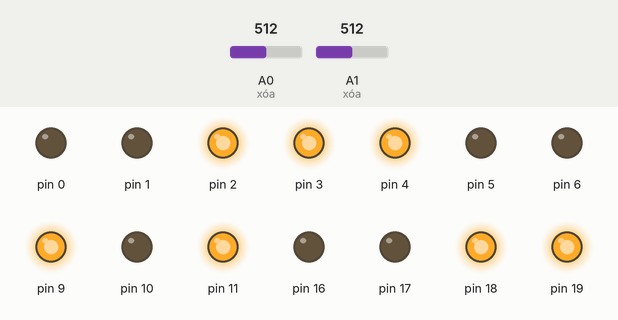
Recording of a sketch running on a simulated Arduino Uno, built with avr-gcc and run on an emulated ATmega328P. Shown: output pins drawn as LEDs (lit = HIGH). Dashed ring = blinking. The inputs (shaded band) are chosen by the test bench; at power-on: A0 (xóa) = 512, A1 (xóa) = 512.

Above: at 1.2 s.
1.3 s: A0 (xóa) set to 329
4.3 s: A0 (xóa) set to 297
At 5.2 s:
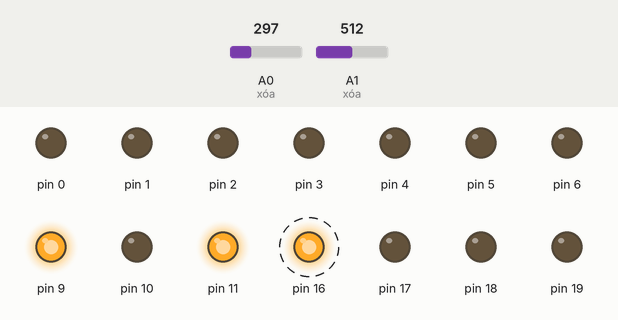
7.3 s: A1 (xóa) set to 321
10.3 s: A1 (xóa) set to 299
At 11.1 s:
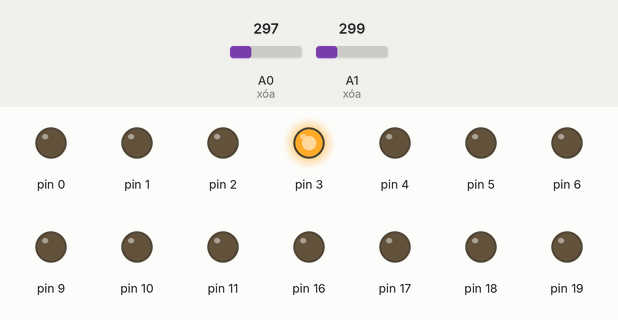
13.3 s: A1 (xóa) set to 511
At 13.7 s:
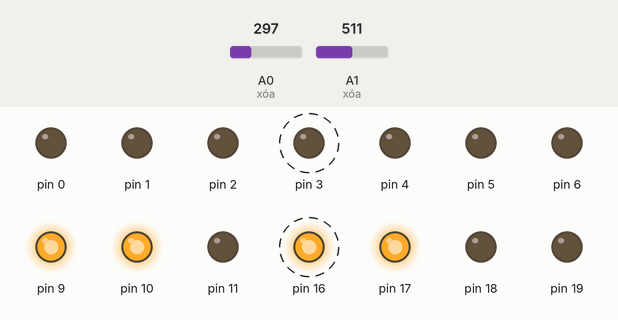
16.3 s: A0 (xóa) set to 511
At 17.5 s:
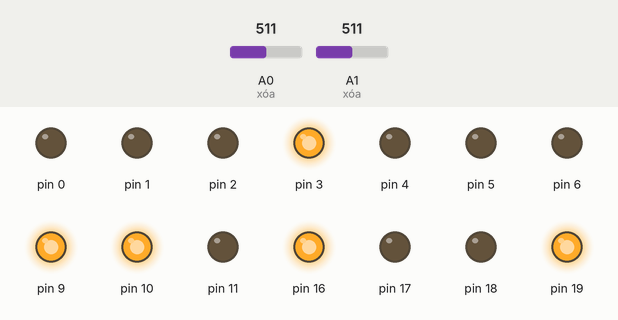
Timing chart, 0 to 23.3 s (numbered marks = the images above; inputs shaded):
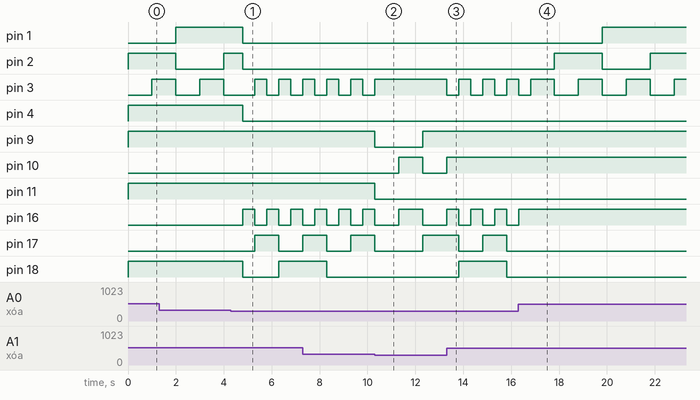

Measured:
- the behaviour switches between 315 and 314 on A0 (xóa) (found by bisection; images 0 and 1)
- the behaviour switches between 315 and 314 on A1 (xóa) (found by bisection; images 1 and 2)
- after the input at 4.3 s, pin 0: stays LOW (without the input it goes to HIGH after 1.7 s); pin 1, pin 2: HIGH → LOW after 0.50 s instead of 1.7 s; pin 4, pin 19: HIGH → LOW after 0.50 s; pin 16: alternates HIGH for 0.50 s and LOW for 0.50 s, starting after 0.50 s; pin 17: LOW → HIGH after 1.0 s, → LOW 1.0 s later
- after the input at 10.3 s, pin 3: goes on until 10.3 s, then stays HIGH; pin 10: LOW → HIGH after 1.0 s, → LOW 1.0 s later; pin 18: stays LOW (without the input it goes to HIGH after 2.0 s)
- after the input at 13.3 s, pin 9: stays HIGH (without the input it goes to LOW after 1.0 s); pin 10: goes on until 13.3 s, then stays HIGH; pin 17: HIGH → LOW after 0.51 s instead of 1.0 s; pin 18: LOW → HIGH after 0.51 s instead of 1.0 s; pin 19: LOW → HIGH after 2.5 s
- after the input at 16.3 s, pin 1: LOW → HIGH after 3.5 s; pin 2: LOW → HIGH after 1.5 s, → LOW 2.0 s later, → HIGH 2.0 s later; pin 16: goes on until 16.3 s, then stays HIGH; pin 17: stops changing and stays LOW; pin 18: stays LOW (without the input it goes to HIGH after 1.5 s)
- by itself, pin 3: alternates HIGH for 0.50 s and LOW for 0.50 s

The sketch:

BinaryClock_18LEDS_2Buttons.ino
```cpp
// (licence header left out)
//thiết đặt ban đầu

int hour=12, minute=12, second=12; //giờ bắt đầu 12h:12':12''
int sec_unit, min_unit, session, hour12, min_b=0, hour_b=0; //sec_unit & min_unit: giây/phút hàng đơn vị, session: sáng/chiều, hour12: giờ hệ 12h, min_b & hour_b: nút chỉnh phút/giờ

void setup() {
//Serial.begin(9600); //test
  pinMode(0, OUTPUT);
  pinMode(1, OUTPUT);
  pinMode(2, OUTPUT);
  pinMode(3, OUTPUT);
  pinMode(4, OUTPUT);
  pinMode(5, OUTPUT);
  pinMode(6, OUTPUT);
  pinMode(7, OUTPUT);
  pinMode(8, OUTPUT);
  pinMode(9, OUTPUT);
  pinMode(10, OUTPUT);
  pinMode(11, OUTPUT);
  pinMode(12, OUTPUT);
  pinMode(13, OUTPUT);
  //pinMode(14, OUTPUT); //xóa '//' khi dùng phần code ở cuối
  //pinMode(15, OUTPUT); //xóa '//' khi dùng phần code ở cuối
  pinMode(16, OUTPUT); //pin 14 đến 19 là A0 đến A5 (analog in), ở đây dùng pin A2>A5 để hiển thị giờ
  pinMode(17, OUTPUT);
  pinMode(18, OUTPUT);
  pinMode(19, OUTPUT);
  //thiết đặt các pin OUTPUT: 7 cho giây, 7 cho phút, 4 cho giờ
}

//clock và hiển thị dạng binary clock

void loop() {

  //clock, mã nguồn từ Rob Faludi

    static unsigned long lastTick = 0;
    if (millis() - lastTick >= 1000) {
      lastTick = millis();
      second++;
    }

    //move forward one minute every 60 seconds
      if (second >= 60) {
        minute++;
        second = 0; //reset seconds to zero
      }

    //move forward one hour every 60 minutes
      if (minute >= 60) {
        hour++;
        minute = 0; //reset minutes to zero
      }

    //đi ngủ thôi :D
      if (hour >= 24) {
        hour = 0;
        minute = 0; //reset minutes to zero
      }

  //binary clock

    //seconds units
      sec_unit = second % 10; //lấy giây hàng đơn vị
      if (sec_unit == 1 || sec_unit == 3 || sec_unit == 5 || sec_unit == 7 || sec_unit == 9) {digitalWrite(3, HIGH);} else {digitalWrite(3, LOW);} //led giây đơn vị 2^0, dùng với pin 3
      if (sec_unit == 2 || sec_unit == 3 || sec_unit == 6 || sec_unit == 7) {digitalWrite(2, HIGH);} else {digitalWrite(2, LOW);} //led giây đơn vị 2^1
      if (sec_unit == 4 || sec_unit == 5 || sec_unit == 6 || sec_unit == 7) {digitalWrite(1, HIGH);} else {digitalWrite(1, LOW);} //led giây đơn vị 2^2
      if (sec_unit == 8 || sec_unit == 9) {digitalWrite(0, HIGH);} else {digitalWrite(0,LOW);} //led giây đơn vị 2^3

    //seconds
      if ((second >= 10 && second < 20) || (second >= 30 && second < 40) || (second >= 50 && second < 60)) {digitalWrite(4, HIGH);} else {digitalWrite(4, LOW);} // led giây h.chục 2^0, dùng với pin 4
      if (second >= 20 && second < 40) {digitalWrite(5, HIGH);} else {digitalWrite(5, LOW);} // led giây h.chục 2^1
      if (second >= 40 && second < 60) {digitalWrite(6, HIGH);} else {digitalWrite(6, LOW);} // led giây h.chục 2^2

    //minutes units
      min_unit = minute % 10; //lấy phút hàng đơn vị
      if (min_unit == 1 || min_unit == 3 || min_unit == 5 || min_unit == 7 || min_unit == 9) {digitalWrite(10, HIGH);} else {digitalWrite(10, LOW);} //led phút đơn vị 2^0, dùng với pin 10
      if (min_unit == 2 || min_unit == 3 || min_unit == 6 || min_unit == 7) {digitalWrite(9, HIGH);} else {digitalWrite(9, LOW);} //led phút đơn vị 2^1
      if (min_unit == 4 || min_unit == 5 || min_unit == 6 || min_unit == 7) {digitalWrite(8, HIGH);} else {digitalWrite(8, LOW);} //led phút đơn vị 2^2
      if (min_unit == 8 || min_unit == 9) {digitalWrite(7, HIGH);} else {digitalWrite(7, LOW);} //led phút đơn vị 2^3

    //minutes
      if ((minute >= 10 && minute < 20) || (minute >= 30 && minute < 40) || (minute >= 50 && minute < 60)) {digitalWrite(11, HIGH);} else {digitalWrite(11, LOW);} //led phút h.chục 2^0, dùng với pin 11
      if (minute >= 20 && minute < 40) {digitalWrite(12, HIGH);} else {digitalWrite(12, LOW);} //led phút h.chục 2^1
      if (minute >= 40 && minute < 60) {digitalWrite(13, HIGH);} else {digitalWrite(13, LOW);} //led phút h.chục 2^2

    //hour_12h: chuyển về hệ 12h
      if (hour > 12) {hour12 = hour - 12;} else {hour12=hour;}

    //hours
      if (hour12 == 1 || hour12 == 3 || hour12 == 5 || hour12 == 7 || hour12 == 9 || hour12 == 11) {digitalWrite(16, HIGH);} else {digitalWrite(16, LOW);} //led giờ 2^0
      if (hour12 == 2 || hour12 == 3 || hour12 == 6 || hour12 == 7 || hour12 == 10 || hour12 == 11) {digitalWrite(17, HIGH);} else {digitalWrite(17, LOW);} //led giờ 2^1
      if (hour12 == 4 || hour12 == 5 || hour12 == 6 || hour12 == 7 || hour12 == 12) {digitalWrite(18, HIGH);} else {digitalWrite(18, LOW);} //led giờ 2^2
      if (hour12 == 8 || hour12 == 9 || hour12 == 10 || hour12 == 11 || hour12 == 12) {digitalWrite(19, HIGH);} else {digitalWrite(19, LOW);} //led giờ 2^3

    //buttons (https://www.arduino.cc/en/Tutorial/Button)

      //nút chỉnh phút, +1 khi nhấn (giữ)
      min_b = analogRead(1); //đọc tín hiệu cổng A1
      if (min_b < 315) { //cái này giải thích dài dòng :((
        minute++;
        second = 0;
        delay(500); //delay để phút/giờ không thay dổi quá nhanh
      }

      //nút chỉnh giờ, +1 khi nhấn (giữ)
      hour_b = analogRead(0); //đọc tín hiệu cổng A0
      if (hour_b < 315) {
        hour++;
        second = 0;
        delay(500);
      }

//Serial.println(sec_unit); //test
//delay(1000);

/*dùng led thể hiện am/pm, phải đặt ngay trước '//hours'

if (hour < 12) {digitalwrite(20, HIGH); digitalwrite(21, LOW)}
else {
  digitalwrite(20, HIGH); digitalwrite(21, LOW); //led màu khác nhau cho 2 pin 20, 21
}

*/

//end
}
```
